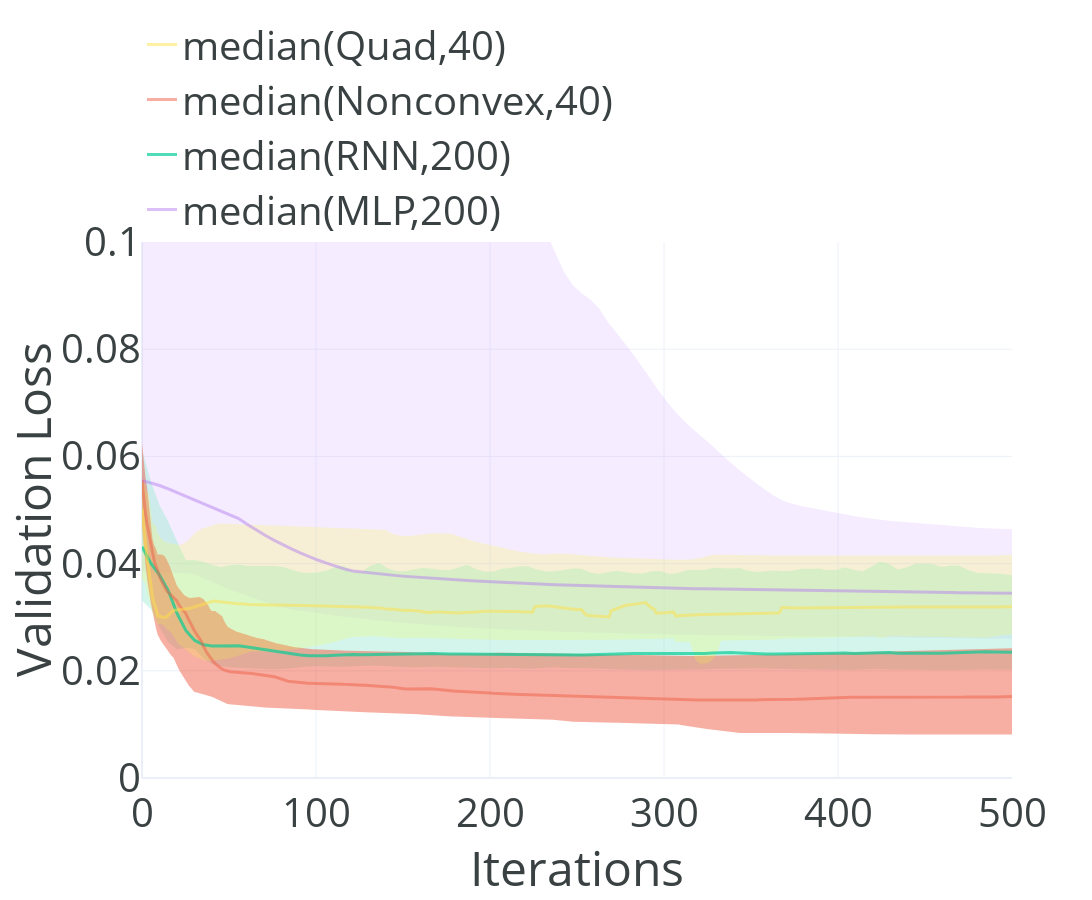

The code cell stored with this chart in its notebook:
### Code cell
fig = go.Figure()
x1 = np.linspace(0,500,100)
x2 = np.linspace(0,500,500)

median_NN =  np.median(val_loss_mlp, axis=0)[:500]
median_NN_2 = np.quantile(val_loss_mlp,0.2, axis=0)[:500]
median_NN_8 = np.quantile(val_loss_mlp,0.8,axis=0)[:500]

median_RNN =  np.median(val_loss_rnn, axis=0)[:500]
median_RNN_2 = np.quantile(val_loss_rnn,0.2,axis=0)[:500]
median_RNN_8 = np.quantile(val_loss_rnn,0.8,axis=0)[:500]

median_opt1 =  np.median(val_loss_model, axis=0)[:500]
median_opt1_2 = np.quantile(val_loss_model, 0.2, axis=0)[:500]
median_opt1_8 = np.quantile(val_loss_model, 0.8, axis=0)[:500]

median_quad1 =  np.median(val_loss_quad, axis=0)[:500]
median_quad1_2 = np.quantile(val_loss_quad, 0.2, axis=0)[:500]
median_quad1_8 = np.quantile(val_loss_quad, 0.8, axis=0)[:500]


fig.add_trace(go.Scatter(x=x1, y=median_NN_2,fill=None,mode='lines',line_color='rgba(0,0,0,0)', showlegend = False ))
fig.add_trace(go.Scatter(x=x1,y=median_NN_8,fill='tonexty', mode='lines',  fillcolor='rgba(203,158,252,0.2)',line_color = 'rgba(0,0,0,0)',showlegend = False))

fig.add_trace(go.Scatter(x=x1, y=median_RNN_2,fill=None,mode='lines',line_color='rgba(0,0,0,0)', showlegend = False ))
fig.add_trace(go.Scatter(x=x1,y=median_RNN_8,fill='tonexty', mode='lines',  fillcolor='rgba(168,236,217,0.5)',line_color='rgba(0,0,0,0)',showlegend = False))

fig.add_trace(go.Scatter(x=x2, y=median_opt1_2,fill=None,mode='lines',line_color='rgba(0,0,0,0)', showlegend = False    ))
fig.add_trace(go.Scatter(x=x2,y=median_opt1_8,fill='tonexty', mode='lines',  fillcolor='rgba(240,96,72,0.5)',line_color = 'rgba(0,0,0,0)',showlegend = False))


fig.add_trace(go.Scatter(x=x2, y=median_quad1_2,fill=None,mode='lines',line_color='rgba(0,0,0,0)', showlegend = False    ))
fig.add_trace(go.Scatter(x=x2,y=median_quad1_8,fill='tonexty', mode='lines',  fillcolor='rgba(248,248,51,0.2)',line_color = 'rgba(0,0,0,0)',showlegend = False))

fig.add_trace(go.Scatter(x=x1,y=median_NN, mode='lines',  line_color='#b681f0',opacity=0.5, line_width=3,name = 'median(MLP,200)')) 
fig.add_trace(go.Scatter(x=x1,y=median_RNN, mode='lines',  line_color='#07cd98',opacity=0.7,line_width=3,name = 'median(RNN,200)')) 
fig.add_trace(go.Scatter(x=x2,y=median_opt1, mode='lines',  line_color='#f06048',opacity=0.5,line_width=3,name = 'median(Nonconvex,40)')) 
fig.add_trace(go.Scatter(x=x2,y=median_quad1, mode='lines',  line_color='#ffe249',opacity=0.5,line_width=3,name = 'median(Quad,40)')) 

fig.update_layout({#'title': 'NRMSE comparison',
    'xaxis':{'title':'Iterations', 'showline':True},
    'yaxis':{'title': 'Validation Loss',"range":[0,0.1]},
    "font": {"size": 40, 'color':'#3a4142'},
    'template':'plotly_white',
    'legend':{'yanchor':'bottom','y':1,'xanchor':'left','x':0.0,'orientation':'h'},
    'width':1600,
   'height':900
})

fig.show()

### Figure 1 — Plotly figure (JSON) as saved in the notebook; plotly's stock layout.template omitted (floating-point values rounded to 4 significant figures; data arrays with more than 128 entries replaced by an {"elided": "..."} marker saying what was removed)
{"data": [{"line": {"color": "rgba(0,0,0,0)"}, "mode": "lines", "showlegend": false, "type": "scatter", "x": [0, 5.051, 10.1, 15.15, 20.2, 25.25, 30.3, 35.35, 40.4, 45.45, 50.51, 55.56, 60.61, 65.66, 70.71, 75.76, 80.81, 85.86, 90.91, 95.96, 101.0, 106.1, 111.1, 116.2, 121.2, 126.3, 131.3, 136.4, 141.4, 146.5, 151.5, 156.6, 161.6, 166.7, 171.7, 176.8, 181.8, 186.9, 191.9, 197.0, 202.0, 207.1, 212.1, 217.2, 222.2, 227.3, 232.3, 237.4, 242.4, 247.5, 252.5, 257.6, 262.6, 267.7, 272.7, 277.8, 282.8, 287.9, 292.9, 298.0, 303.0, 308.1, 313.1, 318.2, 323.2, 328.3, 333.3, 338.4, 343.4, 348.5, 353.5, 358.6, 363.6, 368.7, 373.7, 378.8, 383.8, 388.9, 393.9, 399.0, 404.0, 409.1, 414.1, 419.2, 424.2, 429.3, 434.3, 439.4, 444.4, 449.5, 454.5, 459.6, 464.6, 469.7, 474.7, 479.8, 484.8, 489.9, 494.9, 500], "y": {"elided": "500 float values"}}, {"fill": "tonexty", "fillcolor": "rgba(203,158,252,0.2)", "line": {"color": "rgba(0,0,0,0)"}, "mode": "lines", "showlegend": false, "type": "scatter", "x": [0, 5.051, 10.1, 15.15, 20.2, 25.25, 30.3, 35.35, 40.4, 45.45, 50.51, 55.56, 60.61, 65.66, 70.71, 75.76, 80.81, 85.86, 90.91, 95.96, 101.0, 106.1, 111.1, 116.2, 121.2, 126.3, 131.3, 136.4, 141.4, 146.5, 151.5, 156.6, 161.6, 166.7, 171.7, 176.8, 181.8, 186.9, 191.9, 197.0, 202.0, 207.1, 212.1, 217.2, 222.2, 227.3, 232.3, 237.4, 242.4, 247.5, 252.5, 257.6, 262.6, 267.7, 272.7, 277.8, 282.8, 287.9, 292.9, 298.0, 303.0, 308.1, 313.1, 318.2, 323.2, 328.3, 333.3, 338.4, 343.4, 348.5, 353.5, 358.6, 363.6, 368.7, 373.7, 378.8, 383.8, 388.9, 393.9, 399.0, 404.0, 409.1, 414.1, 419.2, 424.2, 429.3, 434.3, 439.4, 444.4, 449.5, 454.5, 459.6, 464.6, 469.7, 474.7, 479.8, 484.8, 489.9, 494.9, 500], "y": {"elided": "500 float values"}}, {"line": {"color": "rgba(0,0,0,0)"}, "mode": "lines", "showlegend": false, "type": "scatter", "x": [0, 5.051, 10.1, 15.15, 20.2, 25.25, 30.3, 35.35, 40.4, 45.45, 50.51, 55.56, 60.61, 65.66, 70.71, 75.76, 80.81, 85.86, 90.91, 95.96, 101.0, 106.1, 111.1, 116.2, 121.2, 126.3, 131.3, 136.4, 141.4, 146.5, 151.5, 156.6, 161.6, 166.7, 171.7, 176.8, 181.8, 186.9, 191.9, 197.0, 202.0, 207.1, 212.1, 217.2, 222.2, 227.3, 232.3, 237.4, 242.4, 247.5, 252.5, 257.6, 262.6, 267.7, 272.7, 277.8, 282.8, 287.9, 292.9, 298.0, 303.0, 308.1, 313.1, 318.2, 323.2, 328.3, 333.3, 338.4, 343.4, 348.5, 353.5, 358.6, 363.6, 368.7, 373.7, 378.8, 383.8, 388.9, 393.9, 399.0, 404.0, 409.1, 414.1, 419.2, 424.2, 429.3, 434.3, 439.4, 444.4, 449.5, 454.5, 459.6, 464.6, 469.7, 474.7, 479.8, 484.8, 489.9, 494.9, 500], "y": {"elided": "500 float values"}}, {"fill": "tonexty", "fillcolor": "rgba(168,236,217,0.5)", "line": {"color": "rgba(0,0,0,0)"}, "mode": "lines", "showlegend": false, "type": "scatter", "x": [0, 5.051, 10.1, 15.15, 20.2, 25.25, 30.3, 35.35, 40.4, 45.45, 50.51, 55.56, 60.61, 65.66, 70.71, 75.76, 80.81, 85.86, 90.91, 95.96, 101.0, 106.1, 111.1, 116.2, 121.2, 126.3, 131.3, 136.4, 141.4, 146.5, 151.5, 156.6, 161.6, 166.7, 171.7, 176.8, 181.8, 186.9, 191.9, 197.0, 202.0, 207.1, 212.1, 217.2, 222.2, 227.3, 232.3, 237.4, 242.4, 247.5, 252.5, 257.6, 262.6, 267.7, 272.7, 277.8, 282.8, 287.9, 292.9, 298.0, 303.0, 308.1, 313.1, 318.2, 323.2, 328.3, 333.3, 338.4, 343.4, 348.5, 353.5, 358.6, 363.6, 368.7, 373.7, 378.8, 383.8, 388.9, 393.9, 399.0, 404.0, 409.1, 414.1, 419.2, 424.2, 429.3, 434.3, 439.4, 444.4, 449.5, 454.5, 459.6, 464.6, 469.7, 474.7, 479.8, 484.8, 489.9, 494.9, 500], "y": {"elided": "500 float values"}}, {"line": {"color": "rgba(0,0,0,0)"}, "mode": "lines", "showlegend": false, "type": "scatter", "x": {"elided": "500 float values"}, "y": {"elided": "500 float values"}}, {"fill": "tonexty", "fillcolor": "rgba(240,96,72,0.5)", "line": {"color": "rgba(0,0,0,0)"}, "mode": "lines", "showlegend": false, "type": "scatter", "x": {"elided": "500 float values"}, "y": {"elided": "500 float values"}}, {"line": {"color": "rgba(0,0,0,0)"}, "mode": "lines", "showlegend": false, "type": "scatter", "x": {"elided": "500 float values"}, "y": {"elided": "500 float values"}}, {"fill": "tonexty", "fillcolor": "rgba(248,248,51,0.2)", "line": {"color": "rgba(0,0,0,0)"}, "mode": "lines", "showlegend": false, "type": "scatter", "x": {"elided": "500 float values"}, "y": {"elided": "500 float values"}}, {"line": {"color": "#b681f0", "width": 3}, "mode": "lines", "name": "median(MLP,200)", "opacity": 0.5, "type": "scatter", "x": [0, 5.051, 10.1, 15.15, 20.2, 25.25, 30.3, 35.35, 40.4, 45.45, 50.51, 55.56, 60.61, 65.66, 70.71, 75.76, 80.81, 85.86, 90.91, 95.96, 101.0, 106.1, 111.1, 116.2, 121.2, 126.3, 131.3, 136.4, 141.4, 146.5, 151.5, 156.6, 161.6, 166.7, 171.7, 176.8, 181.8, 186.9, 191.9, 197.0, 202.0, 207.1, 212.1, 217.2, 222.2, 227.3, 232.3, 237.4, 242.4, 247.5, 252.5, 257.6, 262.6, 267.7, 272.7, 277.8, 282.8, 287.9, 292.9, 298.0, 303.0, 308.1, 313.1, 318.2, 323.2, 328.3, 333.3, 338.4, 343.4, 348.5, 353.5, 358.6, 363.6, 368.7, 373.7, 378.8, 383.8, 388.9, 393.9, 399.0, 404.0, 409.1, 414.1, 419.2, 424.2, 429.3, 434.3, 439.4, 444.4, 449.5, 454.5, 459.6, 464.6, 469.7, 474.7, 479.8, 484.8, 489.9, 494.9, 500], "y": {"elided": "500 float values"}}, {"line": {"color": "#07cd98", "width": 3}, "mode": "lines", "name": "median(RNN,200)", "opacity": 0.7, "type": "scatter", "x": [0, 5.051, 10.1, 15.15, 20.2, 25.25, 30.3, 35.35, 40.4, 45.45, 50.51, 55.56, 60.61, 65.66, 70.71, 75.76, 80.81, 85.86, 90.91, 95.96, 101.0, 106.1, 111.1, 116.2, 121.2, 126.3, 131.3, 136.4, 141.4, 146.5, 151.5, 156.6, 161.6, 166.7, 171.7, 176.8, 181.8, 186.9, 191.9, 197.0, 202.0, 207.1, 212.1, 217.2, 222.2, 227.3, 232.3, 237.4, 242.4, 247.5, 252.5, 257.6, 262.6, 267.7, 272.7, 277.8, 282.8, 287.9, 292.9, 298.0, 303.0, 308.1, 313.1, 318.2, 323.2, 328.3, 333.3, 338.4, 343.4, 348.5, 353.5, 358.6, 363.6, 368.7, 373.7, 378.8, 383.8, 388.9, 393.9, 399.0, 404.0, 409.1, 414.1, 419.2, 424.2, 429.3, 434.3, 439.4, 444.4, 449.5, 454.5, 459.6, 464.6, 469.7, 474.7, 479.8, 484.8, 489.9, 494.9, 500], "y": {"elided": "500 float values"}}, {"line": {"color": "#f06048", "width": 3}, "mode": "lines", "name": "median(Nonconvex,40)", "opacity": 0.5, "type": "scatter", "x": {"elided": "500 float values"}, "y": {"elided": "500 float values"}}, {"line": {"color": "#ffe249", "width": 3}, "mode": "lines", "name": "median(Quad,40)", "opacity": 0.5, "type": "scatter", "x": {"elided": "500 float values"}, "y": {"elided": "500 float values"}}], "layout": {"font": {"color": "#3a4142", "size": 40}, "height": 900, "legend": {"orientation": "h", "x": 0, "xanchor": "left", "y": 1, "yanchor": "bottom"}, "width": 1600, "xaxis": {"showline": true, "title": {"text": "Iterations"}}, "yaxis": {"range": [0, 0.1], "title": {"text": "Validation Loss"}}}}
